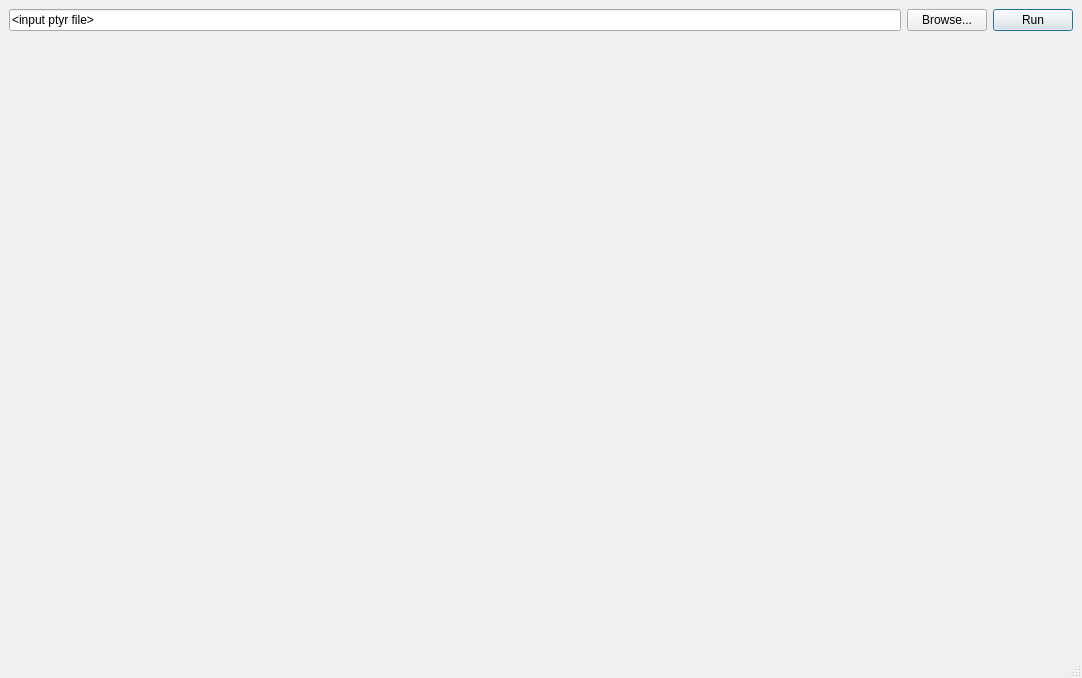
<?xml version="1.0" encoding="UTF-8"?>
<ui version="4.0">
 <class>MainWindow</class>
 <widget class="QMainWindow" name="MainWindow">
  <property name="geometry">
   <rect>
    <x>0</x>
    <y>0</y>
    <width>1082</width>
    <height>678</height>
   </rect>
  </property>
  <property name="windowTitle">
   <string>NanoMAX Scan Viewer</string>
  </property>
  <property name="windowIcon">
   <iconset>
    <normaloff>:/logos/N.png</normaloff>:/logos/N.png</iconset>
  </property>
  <widget class="QWidget" name="centralwidget">
   <layout class="QGridLayout" name="gridLayout_2">
    <item row="0" column="0">
     <layout class="QGridLayout" name="gridLayout">
      <item row="2" column="0" colspan="3">
       <widget class="FmrePlot" name="plotWidget" native="true">
        <zorder>gridLayoutWidget</zorder>
       </widget>
      </item>
      <item row="1" column="2">
       <widget class="QPushButton" name="runButton">
        <property name="sizePolicy">
         <sizepolicy hsizetype="Preferred" vsizetype="Fixed">
          <horstretch>0</horstretch>
          <verstretch>0</verstretch>
         </sizepolicy>
        </property>
        <property name="maximumSize">
         <size>
          <width>10000</width>
          <height>16777215</height>
         </size>
        </property>
        <property name="toolTip">
         <string>&lt;html&gt;&lt;head/&gt;&lt;body&gt;&lt;p&gt;Go!&lt;/p&gt;&lt;/body&gt;&lt;/html&gt;</string>
        </property>
        <property name="text">
         <string>Run</string>
        </property>
        <property name="autoDefault">
         <bool>true</bool>
        </property>
        <property name="default">
         <bool>true</bool>
        </property>
       </widget>
      </item>
      <item row="1" column="1">
       <widget class="QPushButton" name="browseButton">
        <property name="sizePolicy">
         <sizepolicy hsizetype="Preferred" vsizetype="Fixed">
          <horstretch>0</horstretch>
          <verstretch>0</verstretch>
         </sizepolicy>
        </property>
        <property name="maximumSize">
         <size>
          <width>1000000</width>
          <height>16777215</height>
         </size>
        </property>
        <property name="toolTip">
         <string>&lt;html&gt;&lt;head/&gt;&lt;body&gt;&lt;p&gt;Browse for data files&lt;/p&gt;&lt;/body&gt;&lt;/html&gt;</string>
        </property>
        <property name="text">
         <string>Browse...</string>
        </property>
       </widget>
      </item>
      <item row="1" column="0">
       <widget class="QLineEdit" name="filenameBox">
        <property name="sizePolicy">
         <sizepolicy hsizetype="MinimumExpanding" vsizetype="Fixed">
          <horstretch>0</horstretch>
          <verstretch>0</verstretch>
         </sizepolicy>
        </property>
        <property name="minimumSize">
         <size>
          <width>100</width>
          <height>0</height>
         </size>
        </property>
        <property name="baseSize">
         <size>
          <width>200</width>
          <height>0</height>
         </size>
        </property>
        <property name="text">
         <string>&lt;input ptyr file&gt;</string>
        </property>
        <property name="placeholderText">
         <string extracomment="file to load"/>
        </property>
       </widget>
      </item>
      <item row="0" column="0" colspan="3">
       <layout class="QGridLayout" name="optionsGrid"/>
      </item>
     </layout>
    </item>
   </layout>
  </widget>
  <widget class="QMenuBar" name="menubar">
   <property name="geometry">
    <rect>
     <x>0</x>
     <y>0</y>
     <width>1082</width>
     <height>27</height>
    </rect>
   </property>
  </widget>
  <widget class="QStatusBar" name="statusbar"/>
 </widget>
 <customwidgets>
  <customwidget>
   <class>FmrePlot</class>
   <extends>QWidget</extends>
   <header>fmre_plot.h</header>
   <container>1</container>
  </customwidget>
 </customwidgets>
 <tabstops>
  <tabstop>filenameBox</tabstop>
  <tabstop>browseButton</tabstop>
  <tabstop>runButton</tabstop>
 </tabstops>
 <resources/>
 <connections/>
</ui>
